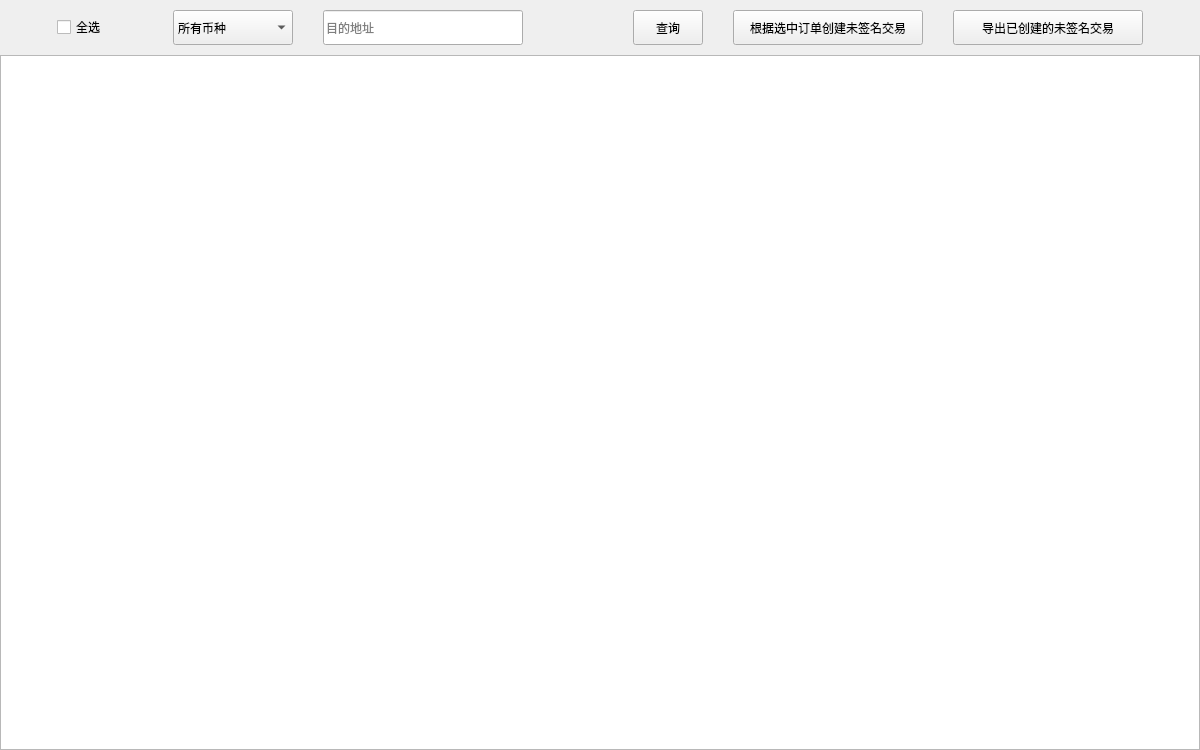
     <widget class="QWidget" name="page_ManualWithdrawCreateRawTx">
      <property name="minimumSize">
       <size>
        <width>1200</width>
        <height>750</height>
       </size>
      </property>
      <layout class="QVBoxLayout" name="verticalLayout_14">
       <property name="spacing">
        <number>10</number>
       </property>
       <property name="leftMargin">
        <number>0</number>
       </property>
       <property name="topMargin">
        <number>10</number>
       </property>
       <property name="rightMargin">
        <number>0</number>
       </property>
       <property name="bottomMargin">
        <number>0</number>
       </property>
       <item>
        <layout class="QHBoxLayout" name="horizontalLayout_19">
         <item>
          <spacer name="horizontalSpacer_74">
           <property name="orientation">
            <enum>Qt::Horizontal</enum>
           </property>
           <property name="sizeHint" stdset="0">
            <size>
             <width>40</width>
             <height>20</height>
            </size>
           </property>
          </spacer>
         </item>
         <item>
          <widget class="QCheckBox" name="checkBox_ManualWithdrawCreateRawTx_SelAll">
           <property name="text">
            <string>全选</string>
           </property>
          </widget>
         </item>
         <item>
          <spacer name="horizontalSpacer_154">
           <property name="orientation">
            <enum>Qt::Horizontal</enum>
           </property>
           <property name="sizeHint" stdset="0">
            <size>
             <width>40</width>
             <height>20</height>
            </size>
           </property>
          </spacer>
         </item>
         <item>
          <widget class="QComboBox" name="cbx_ManualWithdrawCreateRawTx_CoinType">
           <property name="minimumSize">
            <size>
             <width>120</width>
             <height>35</height>
            </size>
           </property>
           <property name="maximumSize">
            <size>
             <width>120</width>
             <height>35</height>
            </size>
           </property>
           <property name="focusPolicy">
            <enum>Qt::WheelFocus</enum>
           </property>
           <property name="styleSheet">
            <string notr="true"/>
           </property>
           <item>
            <property name="text">
             <string>所有币种</string>
            </property>
           </item>
          </widget>
         </item>
         <item>
          <spacer name="horizontalSpacer_76">
           <property name="orientation">
            <enum>Qt::Horizontal</enum>
           </property>
           <property name="sizeType">
            <enum>QSizePolicy::Fixed</enum>
           </property>
           <property name="sizeHint" stdset="0">
            <size>
             <width>20</width>
             <height>20</height>
            </size>
           </property>
          </spacer>
         </item>
         <item>
          <widget class="QLineEdit" name="le_ManualWithdrawCreateRawTx_DstAddr">
           <property name="minimumSize">
            <size>
             <width>200</width>
             <height>35</height>
            </size>
           </property>
           <property name="maximumSize">
            <size>
             <width>16777215</width>
             <height>35</height>
            </size>
           </property>
           <property name="styleSheet">
            <string notr="true"/>
           </property>
           <property name="placeholderText">
            <string>目的地址</string>
           </property>
          </widget>
         </item>
         <item>
          <spacer name="horizontalSpacer_73">
           <property name="orientation">
            <enum>Qt::Horizontal</enum>
           </property>
           <property name="sizeType">
            <enum>QSizePolicy::Fixed</enum>
           </property>
           <property name="sizeHint" stdset="0">
            <size>
             <width>100</width>
             <height>20</height>
            </size>
           </property>
          </spacer>
         </item>
         <item>
          <widget class="QPushButton" name="btn_ManualWithdrawCreateRawTx_Search">
           <property name="minimumSize">
            <size>
             <width>70</width>
             <height>35</height>
            </size>
           </property>
           <property name="maximumSize">
            <size>
             <width>70</width>
             <height>35</height>
            </size>
           </property>
           <property name="cursor">
            <cursorShape>PointingHandCursor</cursorShape>
           </property>
           <property name="focusPolicy">
            <enum>Qt::NoFocus</enum>
           </property>
           <property name="styleSheet">
            <string notr="true"/>
           </property>
           <property name="text">
            <string>查询</string>
           </property>
          </widget>
         </item>
         <item>
          <spacer name="horizontalSpacer_77">
           <property name="orientation">
            <enum>Qt::Horizontal</enum>
           </property>
           <property name="sizeType">
            <enum>QSizePolicy::Fixed</enum>
           </property>
           <property name="sizeHint" stdset="0">
            <size>
             <width>20</width>
             <height>20</height>
            </size>
           </property>
          </spacer>
         </item>
         <item>
          <widget class="QPushButton" name="btn_ManualWithdrawCreateRawTx_Ok">
           <property name="minimumSize">
            <size>
             <width>190</width>
             <height>35</height>
            </size>
           </property>
           <property name="maximumSize">
            <size>
             <width>190</width>
             <height>35</height>
            </size>
           </property>
           <property name="cursor">
            <cursorShape>PointingHandCursor</cursorShape>
           </property>
           <property name="focusPolicy">
            <enum>Qt::NoFocus</enum>
           </property>
           <property name="styleSheet">
            <string notr="true"/>
           </property>
           <property name="text">
            <string>根据选中订单创建未签名交易</string>
           </property>
          </widget>
         </item>
         <item>
          <spacer name="horizontalSpacer_78">
           <property name="orientation">
            <enum>Qt::Horizontal</enum>
           </property>
           <property name="sizeType">
            <enum>QSizePolicy::Fixed</enum>
           </property>
           <property name="sizeHint" stdset="0">
            <size>
             <width>20</width>
             <height>20</height>
            </size>
           </property>
          </spacer>
         </item>
         <item>
          <widget class="QPushButton" name="btn_ManualWithdrawCreateRawTx_Export">
           <property name="minimumSize">
            <size>
             <width>190</width>
             <height>35</height>
            </size>
           </property>
           <property name="maximumSize">
            <size>
             <width>190</width>
             <height>35</height>
            </size>
           </property>
           <property name="cursor">
            <cursorShape>PointingHandCursor</cursorShape>
           </property>
           <property name="focusPolicy">
            <enum>Qt::NoFocus</enum>
           </property>
           <property name="styleSheet">
            <string notr="true"/>
           </property>
           <property name="text">
            <string>导出已创建的未签名交易</string>
           </property>
          </widget>
         </item>
         <item>
          <spacer name="horizontalSpacer_75">
           <property name="orientation">
            <enum>Qt::Horizontal</enum>
           </property>
           <property name="sizeHint" stdset="0">
            <size>
             <width>40</width>
             <height>20</height>
            </size>
           </property>
          </spacer>
         </item>
        </layout>
       </item>
       <item>
        <layout class="QGridLayout" name="gridLayout_14">
         <property name="spacing">
          <number>0</number>
         </property>
         <item row="0" column="0">
          <widget class="QTableWidget" name="tbw_ManualWithdrawCreateRawTx">
           <property name="minimumSize">
            <size>
             <width>1200</width>
             <height>695</height>
            </size>
           </property>
          </widget>
         </item>
        </layout>
       </item>
      </layout>
     </widget>
